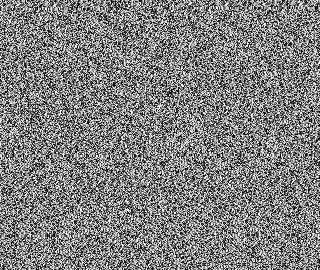
#> input picture data/zigzag.gif, 320 x 270 px
$ python level_27.py
#> lines starting #> are read from the running program, lines starting #| are printed output that depends on the picture; after the words box and inside, x2 and y2 are one past the last pixel; in counts of white or black regions, pixels touching at a corner belong together
# level 27
# http://www.pythonchallenge.com/pc/hex/speedboat.html

from PIL import Image

img = Image.open('data/zigzag.gif')
#> img is the input picture: PIL image 320x270 P; min 0, max 255, mean 127.9

print(img.mode)
#| P
print(img.size)
#| (320, 270)
pix = list(img.getdata())
#> pix = 86400 items
pal = img.getpalette()[::3]
#> pal = 256 values, max 255 at index 61, min 0 at index 157, mean 127.5
his = img.histogram()
#> his = 256 values, max 390 at index 37, min 242 at index 223, mean 337.5
print('pix', len(pix), pix[:20])
#| pix 86400 [215, 208, 203, 12, 254, 60, 139, 72, 66, 189, 127, 176, 173, 70, 170, 207, 39, 32, 126, 142]
# print('pal', len(pal), pal)
# print('his', len(his), his)


def translate(seq, table):
    """Translate a sequence with the values in table."""
    result = []
    for i in range(len(seq)):
        result.append(table[seq[i]])
#> after the loop, result = 86400 items
    return result


tra = translate(pix, pal)
#> tra = 86400 items
print('tra', len(tra), tra[:20])
#| tra 86400 [208, 203, 12, 254, 60, 139, 72, 66, 189, 127, 176, 173, 70, 170, 207, 39, 32, 126, 142, 164]
print(pix[1:110] == tra[:109])
#| True
print(pix[1:120] == tra[:119])
#| False


# the translated sequence looks a lot like the original shifted by one element but has some differences, let's find out

def compare(seq1, seq2):
    assert len(seq1) == len(seq2)
    same, diff = [], []
    diff1 = bytearray()
    diff2 = bytearray()
    img = []
    for i in range(len(seq1)):
        if seq1[i] == seq2[i]:
            same.append(seq1[i])
            img.append(1)
        else:
            diff.append((i, seq1[i], seq2[i]))
            diff1.append(seq1[i])
            diff2.append(seq2[i])
            img.append(0)
#> after the loop, diff = 9464 items, first 6: (113, 66, 153), (114, 90, 189), (115, 104, 81), (118, 57, 130), (170, 49, 242), (171, 65, 137); img = 86399 items; same = 76935 items
    return same, diff, diff1, diff2, img


s, d, d1, d2, i = compare(pix[1:], tra[:-1])
#> s = 76935 items; d has the same summary as diff in compare; i = 86399 items
print(len(d), d[:20])
#> (printed output is left out)
print(s[:20])
#| [208, 203, 12, 254, 60, 139, 72, 66, 189, 127, 176, 173, 70, 170, 207, 39, 32, 126, 142, 164]
print(d1[:20])
#| bytearray(b'BZh91AY&SY\xe0\xaaYF\x00\x17\x9a\x11\x80@')
print(d2[:20])
#| bytearray(b'\x99\xbdQ\x82\xf2\x89S\x04\x15E\x047 \x04\x95\xe4N\x9b\xd5\xa8')
new = Image.new('1', img.size)
#> new: PIL image 320x270 1; every value is 0
new.putdata(i)
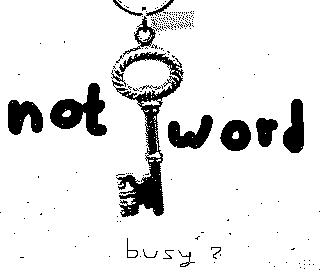
#> new: PIL image 320x270 1; 89% white; 204 black regions (187 under 20 px), largest, box (x1, y1, x2, y2) and area: (112, 52, 184, 217) 3076, (50, 83, 107, 136) 1524, (8, 100, 43, 135) 870
new.save('data/level_27.png')
# the image says "not keyword" "busy?"
import bz2

data = str(bz2.decompress(d1), 'ascii')
# data = str(bz2.decompress(d1))
# print(data.replace('..', '\n..'))
print()
import keyword
words = set(data.split(' '))
#> words = 32 items
for word in words:
    if not keyword.iskeyword(word):
        print(word)
#> this loop made 32 passes
#> word on passes 1 to 12: 'continue', 'or', 'class', 'print', 'from', 'lambda', 'except', 'del', 'and', 'elif', 'not', 'yield'
#| print
#| switch
#| exec
#| repeat
#| ../ring/bell.html

# http://www.pythonchallenge.com/pc/ring/bell.html
# u: repeat
# p: switch
